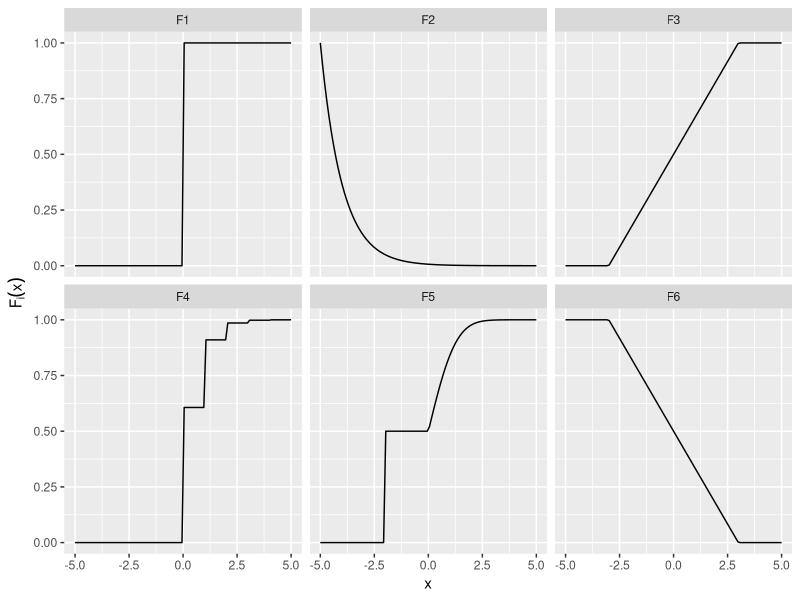

R code for this plot:
## ---- chunk 1
library(tidyverse)
library(modelr)

grid <- tibble(x = seq(from = -5, to = 5, length = 100))

F1 <- function(x){as.numeric(x >= 0)}
F2 <- function(x){exp(-(x + 5))}
F3 <- function(x){punif(x, min = -3, max = 3)}
F4 <- function(x){ppois(x, 0.5)}
F5 <- function(x){(x < -2)*0 + (x >= -2)*(x < 0)*(0.5) + (x >= 0)*pnorm(x)}
F6 <- function(x){punif(x, min = -3, max = 3, lower.tail = F)}

grid %>% 
  mutate(across(x, .fns = list(F1, F2, F3, F4, F5, F6), .names = "F{.fn}")) %>%
  pivot_longer(cols = starts_with("F"), names_to = 'Function') %>%
  ggplot(aes(x = x, y = value)) +
  facet_wrap(~Function) +
  geom_line() +
  labs(y = expr(F[i] (x)))

